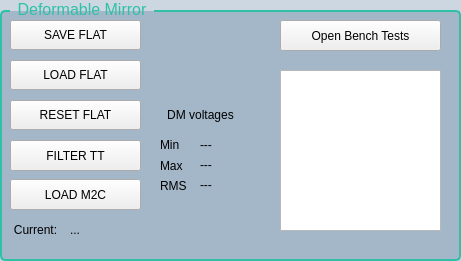
  <widget class="QGroupBox" name="groupBox_9">
   <property name="geometry">
    <rect>
     <x>480</x>
     <y>370</y>
     <width>461</width>
     <height>261</height>
    </rect>
   </property>
   <property name="styleSheet">
    <string notr="true">QGroupBox {
    font-size: 16px;
    color: #30c0a8;
    border: 2px solid #30c0a8;
    border-radius: 5px;
    margin-top: 10px;
    background-color: rgba(24, 72, 120, 0.22);
}

QGroupBox::title {
    subcontrol-origin: margin;
    left: 10px;
    padding: 0 5px;
}
</string>
   </property>
   <property name="locale">
    <locale language="English" country="UnitedStates"/>
   </property>
   <property name="title">
    <string>Deformable Mirror</string>
   </property>
   <widget class="QLabel" name="dmMinStatusLabel">
    <property name="geometry">
     <rect>
      <x>200</x>
      <y>130</y>
      <width>71</width>
      <height>30</height>
     </rect>
    </property>
    <property name="text">
     <string>---</string>
    </property>
    <property name="alignment">
     <set>Qt::AlignLeading|Qt::AlignLeft|Qt::AlignVCenter</set>
    </property>
   </widget>
   <widget class="QLabel" name="dmMaxStatusLabel">
    <property name="geometry">
     <rect>
      <x>200</x>
      <y>150</y>
      <width>71</width>
      <height>30</height>
     </rect>
    </property>
    <property name="text">
     <string>---</string>
    </property>
    <property name="alignment">
     <set>Qt::AlignLeading|Qt::AlignLeft|Qt::AlignVCenter</set>
    </property>
   </widget>
   <widget class="QLabel" name="dmMinLabel">
    <property name="geometry">
     <rect>
      <x>160</x>
      <y>130</y>
      <width>51</width>
      <height>30</height>
     </rect>
    </property>
    <property name="text">
     <string>Min</string>
    </property>
    <property name="alignment">
     <set>Qt::AlignLeading|Qt::AlignLeft|Qt::AlignVCenter</set>
    </property>
   </widget>
   <widget class="QPushButton" name="resetFlatButton">
    <property name="geometry">
     <rect>
      <x>10</x>
      <y>100</y>
      <width>131</width>
      <height>30</height>
     </rect>
    </property>
    <property name="text">
     <string>RESET FLAT</string>
    </property>
   </widget>
   <widget class="QPushButton" name="filterTTButton">
    <property name="geometry">
     <rect>
      <x>10</x>
      <y>140</y>
      <width>131</width>
      <height>31</height>
     </rect>
    </property>
    <property name="text">
     <string>FILTER TT</string>
    </property>
   </widget>
   <widget class="QPushButton" name="loadM2CButton">
    <property name="geometry">
     <rect>
      <x>10</x>
      <y>179</y>
      <width>131</width>
      <height>31</height>
     </rect>
    </property>
    <property name="text">
     <string>LOAD M2C</string>
    </property>
   </widget>
   <widget class="QLabel" name="dmMaxLabel">
    <property name="geometry">
     <rect>
      <x>160</x>
      <y>150</y>
      <width>51</width>
      <height>31</height>
     </rect>
    </property>
    <property name="text">
     <string>Max</string>
    </property>
    <property name="alignment">
     <set>Qt::AlignLeading|Qt::AlignLeft|Qt::AlignVCenter</set>
    </property>
   </widget>
   <widget class="QPushButton" name="loadFlatButton">
    <property name="geometry">
     <rect>
      <x>10</x>
      <y>60</y>
      <width>131</width>
      <height>30</height>
     </rect>
    </property>
    <property name="text">
     <string>LOAD FLAT</string>
    </property>
   </widget>
   <widget class="QPushButton" name="saveFlatButton">
    <property name="geometry">
     <rect>
      <x>10</x>
      <y>20</y>
      <width>131</width>
      <height>30</height>
     </rect>
    </property>
    <property name="text">
     <string>SAVE FLAT</string>
    </property>
   </widget>
   <widget class="GraphicsView" name="dmView">
    <property name="geometry">
     <rect>
      <x>280</x>
      <y>70</y>
      <width>161</width>
      <height>161</height>
     </rect>
    </property>
   </widget>
   <widget class="QLabel" name="nbFrameBgLabel_2">
    <property name="geometry">
     <rect>
      <x>0</x>
      <y>220</y>
      <width>71</width>
      <height>20</height>
     </rect>
    </property>
    <property name="text">
     <string>Current:</string>
    </property>
    <property name="alignment">
     <set>Qt::AlignCenter</set>
    </property>
   </widget>
   <widget class="QLabel" name="m2cStatusLabel">
    <property name="geometry">
     <rect>
      <x>70</x>
      <y>220</y>
      <width>341</width>
      <height>20</height>
     </rect>
    </property>
    <property name="text">
     <string>...</string>
    </property>
   </widget>
   <widget class="QPushButton" name="openBenchTestsButton">
    <property name="geometry">
     <rect>
      <x>280</x>
      <y>20</y>
      <width>161</width>
      <height>31</height>
     </rect>
    </property>
    <property name="text">
     <string>Open Bench Tests</string>
    </property>
   </widget>
   <widget class="QLabel" name="dmVoltageLabel">
    <property name="geometry">
     <rect>
      <x>150</x>
      <y>100</y>
      <width>101</width>
      <height>30</height>
     </rect>
    </property>
    <property name="text">
     <string>DM voltages</string>
    </property>
    <property name="alignment">
     <set>Qt::AlignCenter</set>
    </property>
   </widget>
   <widget class="QLabel" name="dmMaxLabel_2">
    <property name="geometry">
     <rect>
      <x>160</x>
      <y>170</y>
      <width>51</width>
      <height>31</height>
     </rect>
    </property>
    <property name="text">
     <string>RMS</string>
    </property>
    <property name="alignment">
     <set>Qt::AlignLeading|Qt::AlignLeft|Qt::AlignVCenter</set>
    </property>
   </widget>
   <widget class="QLabel" name="dmRMSStatusLabel">
    <property name="geometry">
     <rect>
      <x>200</x>
      <y>170</y>
      <width>71</width>
      <height>30</height>
     </rect>
    </property>
    <property name="text">
     <string>---</string>
    </property>
    <property name="alignment">
     <set>Qt::AlignLeading|Qt::AlignLeft|Qt::AlignVCenter</set>
    </property>
   </widget>
  </widget>
